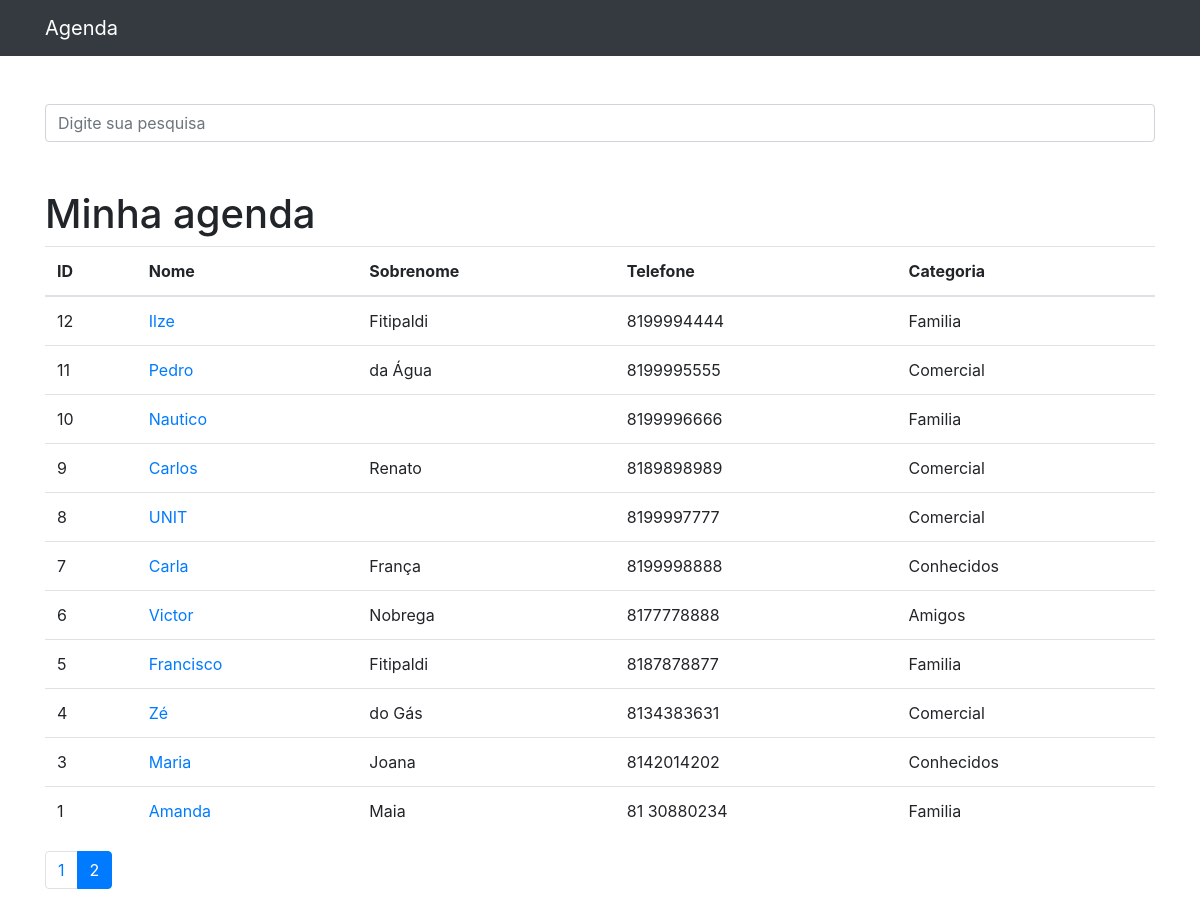
/?page=2&termo=, run on the app's committed database.
### contatos/models.py (models this page shows, shortened)
class Contato(models.Model):
    nome = models.CharField(
        max_length=255
    )
    sobrenome = models.CharField(
        blank=True,
        max_length=255
    )
    telefone = models.CharField(
        max_length=255
    )
    email = models.CharField(
        max_length=255,
        blank=True
    )
    data_criacao = models.DateTimeField(
        default=timezone.now
    )
    descricao = models.TextField(
        blank=True
    )
    categoria = models.ForeignKey(
        Categoria, on_delete=models.DO_NOTHING
    )
    mostrar = models.BooleanField(
        default=True
    )
    foto = models.ImageField(
        blank=True, upload_to='fotos/%Y/%m/%d')

class Categoria(models.Model):
    nome = models.CharField(
        max_length=255
    )
    def __str__(self):
        return self.nome

### contatos/views.py (the view)
# urls.py: path('', views.index, name='index'),
def index(request):
    contatos = Contato.objects.order_by('-id').filter(
        mostrar=True
    )
    paginator = Paginator(contatos, 11)
    page = request.GET.get('page')
    contatos = paginator.get_page(page)
    return render(request, 'contatos/index.html', {
        'contatos': contatos
    })

### contatos/templates/contatos/index.html
{%extends 'base.html'%}
{%block content%}
<h1 class="mt-5">Minha agenda</h1>
    <table class="table">
      <thead>
        <tr>
          <th>ID</th>
          <th>Nome</th>
          <th>Sobrenome</th>
          <th>Telefone</th>
          <th>Categoria</th>
        </tr>
      </thead>
      <tbody>
        {% for contato in contatos %}
          <tr>
            <td> {{ contato.id }}</td>
            <td>
              <a href="{% url 'ver_contato' contato.id %}"> {{ contato.nome }}</a>
            </td>
            <td>{{ contato.sobrenome }}</td>
            <td>{{ contato.telefone }}</td>
            <td>{{ contato.categoria }}</td>
          </tr>
        {%endfor%}
      </tbody>
    </table>
<nav aria-label="Page navigation example">
  <ul class="pagination">
    {%for pagina in contatos.paginator.page_range %}
      {% if contatos.number == pagina%}
      <li class="page-item active">
        <a class="page-link" href="?page={{pagina}}&termo={{ request.GET.termo }}">{{pagina}}</a>
      </li>
      {% else %}
        <li class="page-item">
        <a class="page-link" href="?page={{pagina}}&termo={{ request.GET.termo }}">{{pagina}}</a>
      </li>
      {% endif %}
    {%endfor%}
  </ul>
</nav>
{%endblock%}

### data on the page
Contato: id "12", nome "Ilze", sobrenome "Fitipaldi", telefone "8199994444", categoria "Familia"
Contato: id "11", nome "Pedro", sobrenome "da Água", telefone "8199995555", categoria "Comercial"
Contato: id "10", nome "Nautico", telefone "8199996666", categoria "Familia"
Contato: id "9", nome "Carlos", sobrenome "Renato", telefone "8189898989", categoria "Comercial"
Contato: id "8", nome "UNIT", telefone "8199997777", categoria "Comercial"
Contato: id "7", nome "Carla", sobrenome "França", telefone "8199998888", categoria "Conhecidos"
Contato: id "6", nome "Victor", sobrenome "Nobrega", telefone "8177778888", categoria "Amigos"
Contato: id "5", nome "Francisco", sobrenome "Fitipaldi", telefone "8187878877", categoria "Familia"
Contato: id "4", nome "Zé", sobrenome "do Gás", telefone "8134383631", categoria "Comercial"
Contato: id "3", nome "Maria", sobrenome "Joana", telefone "8142014202", categoria "Conhecidos"
Contato: id "1", nome "Amanda", sobrenome "Maia", telefone "81 30880234", categoria "Familia"

### other printed values
{{ pagina }} "1"
{{ pagina }} "2"
